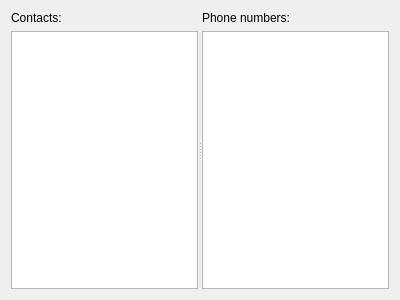
<?xml version="1.0" encoding="UTF-8"?>
<ui version="4.0">
 <class>PhoneBook</class>
 <widget class="QWidget" name="PhoneBook">
  <property name="geometry">
   <rect>
    <x>0</x>
    <y>0</y>
    <width>400</width>
    <height>300</height>
   </rect>
  </property>
  <property name="windowTitle">
   <string>Form</string>
  </property>
  <layout class="QHBoxLayout" name="horizontalLayout_3">
   <item>
    <widget class="QSplitter" name="splitter">
     <property name="orientation">
      <enum>Qt::Horizontal</enum>
     </property>
     <widget class="QWidget" name="">
      <layout class="QVBoxLayout" name="layoutContacts">
       <item>
        <widget class="QLabel" name="labelContacts">
         <property name="text">
          <string>Contacts:</string>
         </property>
        </widget>
       </item>
       <item>
        <widget class="ContactsList" name="listContacts"/>
       </item>
      </layout>
     </widget>
     <widget class="QWidget" name="verticalLayoutWidget">
      <layout class="QVBoxLayout" name="layoutPhoneNumbers">
       <item>
        <widget class="QLabel" name="labelPhoneNumbers">
         <property name="text">
          <string>Phone numbers:</string>
         </property>
        </widget>
       </item>
       <item>
        <widget class="QListWidget" name="listPhoneNumbers"/>
       </item>
      </layout>
     </widget>
    </widget>
   </item>
  </layout>
 </widget>
 <customwidgets>
  <customwidget>
   <class>ContactsList</class>
   <extends>QListWidget</extends>
   <header>contactslist.h</header>
  </customwidget>
 </customwidgets>
 <resources/>
 <connections/>
</ui>
